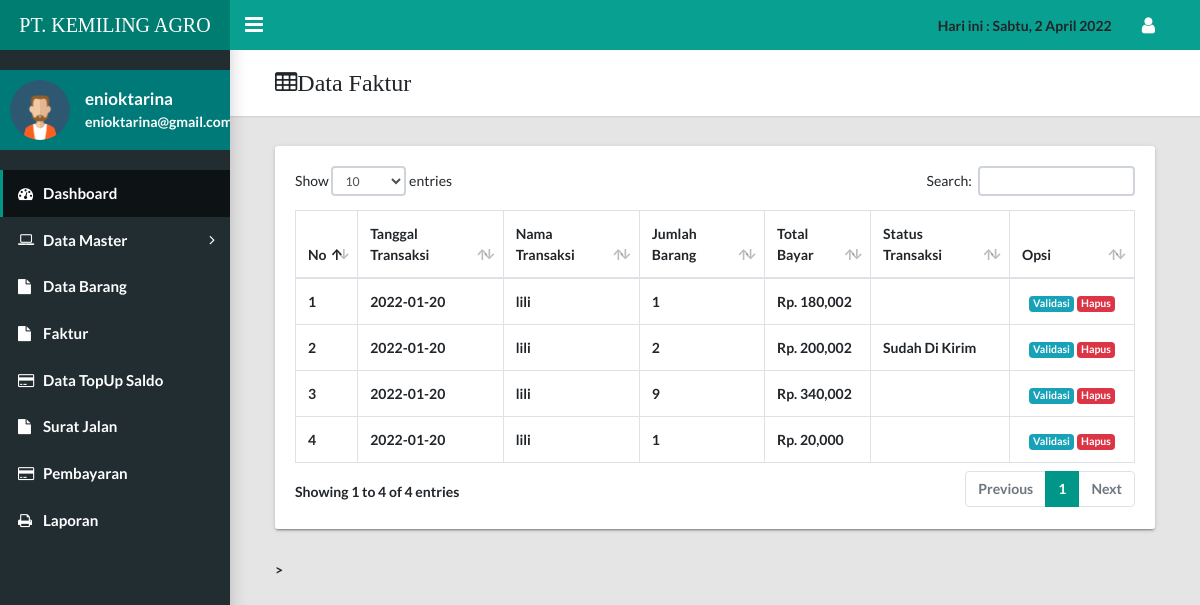
The page /admin/faktur/index.php (signed in) on the database as committed earlier.
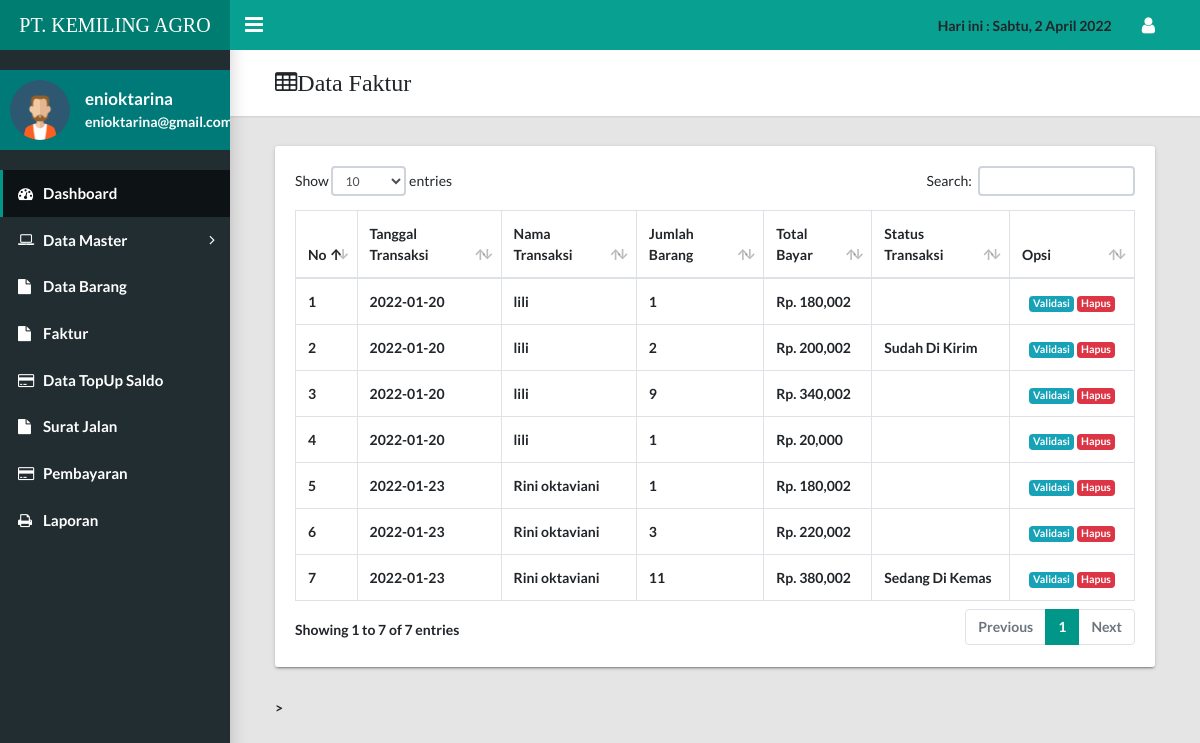
The same page on the database as committed later.
### tables this page shows
CREATE TABLE `user` (
  `id_user` int(11) NOT NULL,
  `nama` varchar(100) NOT NULL,
  `no_pegawai` varchar(250) NOT NULL,
  `username` varchar(100) NOT NULL,
  `email` varchar(250) NOT NULL,
  `password` varchar(250) NOT NULL,
  `no_hp` varchar(20) NOT NULL,
  `alamat` text NOT NULL,
  `level` enum('Admin','Sales','Gudang','Customer','Kepala Cabang') NOT NULL,
  `status` enum('Aktif','Tidak Aktif') NOT NULL
);

CREATE TABLE `transaksi` (
  `id_transaksi` int(11) NOT NULL,
  `id_kustomer` int(11) NOT NULL,
  `total_barang` int(11) NOT NULL,
  `total_bayar` varchar(30) NOT NULL,
  `tgl_transaksi` date NOT NULL,
  `status_transaksi` text NOT NULL
);

CREATE TABLE `data_kustomer` (
  `id_kustomer` int(11) NOT NULL,
  `nama_lengkap` varchar(100) NOT NULL,
  `no_hp` varchar(20) NOT NULL,
  `alamat` text NOT NULL,
  `email` varchar(250) NOT NULL,
  `username` varchar(250) NOT NULL,
  `password` varchar(250) NOT NULL,
  `saldo` int(11) NOT NULL,
  `no_rekening` varchar(50) NOT NULL,
  `bank_rekening` varchar(50) NOT NULL
);

### admin/faktur/index.php (the view, shortened to what this page needs)
<?php
include "../../koneksi.php";
$username = $_SESSION['username'];
$sql = mysqli_query($koneksi,"SELECT * FROM user where username = '$username'") or die (mysqli_error($con));
$data = mysqli_fetch_array($sql);
?>
<!DOCTYPE html>
<html lang="en">
  <head>
    <link rel="stylesheet" type="text/css" href="../../style/css/main.css">
    <link rel="stylesheet" type="text/css" href="https://maxcdn.bootstrapcdn.com/font-awesome/4.7.0/css/font-awesome.min.css">
  </head>
  <body class="app sidebar-mini">
    <header class="app-header"><a class="app-header__logo" href="index.html">PT. KEMILING AGRO</a>
      <a class="app-sidebar__toggle" href="#" data-toggle="sidebar" aria-label="Hide Sidebar"></a>
      <ul class="app-nav">
      <li class="app-search">
      <b>Hari ini :
                        <?php
                            function tanggal($format,$nilai="now"){
                                $en=array("Sun","Mon","Tue","Wed","Thu","Fri","Sat","Jan","Feb",
                                "Mar","Apr","May","Jun","Jul","Aug","Sep","Oct","Nov","Dec");
                                $id=array("Minggu","Senin","Selasa","Rabu","Kamis","Jumat","Sabtu",
                                "Jan","Feb","Maret","April","Mei","Juni","Juli","Agustus","September",
                                "Oktober","November","Desember");
                                return str_replace($en,$id,date($format,strtotime($nilai)));
                            }
                            echo tanggal("D, j M Y");
                        ?>
                    <li class="dropdown"><a class="app-nav__item" href="#" data-toggle="dropdown" aria-label="Open Profile Menu"><i class="fa fa-user fa-lg"></i></a>
        </li>
      </ul>
    </header>
        <aside class="app-sidebar">
          <div class="app-sidebar__user"><img class="app-sidebar__user-avatar" src="../admin.png" width="60px" alt="User Image">
            <div>
              <p class="app-sidebar__user-name"><?php echo $data['nama']; ?></p>
              <p class="app-sidebar__user-designation"><?php echo $data['email']; ?></p>
            </div>
          </div>
                    <?php require_once '../navbar.php'; ?>
    <main class="app-content">
      <div class="app-title">
      <div class="col-md-12">
            <h1 class="fa fa-table">Data Faktur</h1>
    </div>
</div>
<div class="col-md-12">
              <div class="tile">
                <div class="panel-body">
                <div class="tile-body">
              <div class="table-responsive">
                <table class="table table-hover table-bordered" id="sampleTable">
                            <thead>
                              <tr>
                                    <th>No</th>
                                    <th>Tanggal Transaksi</th>
                                    <th>Nama Transaksi</th>
                                    <th>Jumlah Barang</th>
                                    <th>Total Bayar</th>
                                    <th>Status Transaksi</th>
                                    <th>Opsi</th>
                                </tr>
                            </thead>
                            <tbody>
                            <?php
                            $no = 1;
                            $sql1 = mysqli_query($koneksi, "SELECT * FROM transaksi inner join data_kustomer on transaksi.id_kustomer = data_kustomer.id_kustomer") or die ($koneksi->error);
                            while( $datauser = mysqli_fetch_array($sql1)) { ?>
                                <tr>
                                    <td><?php echo $no++; ?></td>
                                    <td><?php echo $datauser['tgl_transaksi']; ?></td>
                                    <td><?php echo $datauser['nama_lengkap']; ?></td>
                                    <td><?php echo $datauser['total_barang']; ?></td>
                                    <td><?php echo 'Rp. '.number_format($datauser['total_bayar']); ?></td>
                                    <td><?php echo $datauser['status_transaksi']; ?></td>
                                    <td align="center" width="100px">
                                    <a href="edit.php?id_transaksi=<?= $datauser['id_transaksi'] ?>" class="badge badge-info">Validasi</a>
                                    <a onclick="return confirm('Yakin akan menghapus data?');" href="hapus.php?id_transaksi=<?= $datauser['id_transaksi'] ?>" class="badge badge-danger">Hapus</a>
                                    </td>
                                </tr>
                            <?php
                            } ?>
                            </tbody>
                        </table>
                    </div>
                </div>
            </div>
        </div>>
    </main>
  </body>
</html>

### admin/navbar.php (shortened to what this page needs)
<?php
$base_url = "http://localhost/distribusi/admin" ?>
      <ul class="app-menu">
        <li><a class="app-menu__item active"  href="<?= $base_url ?>"><i class="app-menu__icon fa fa-dashboard"></i><span class="app-menu__label">Dashboard</span></a></li>
        <li class="treeview"><a class="app-menu__item" href="" data-toggle="treeview"><i class="app-menu__icon fa fa-laptop"></i><span class="app-menu__label">Data Master</span><i class="treeview-indicator fa fa-angle-right"></i></a>
        </li>
        <li><a class="app-menu__item" href="<?= $base_url ?>/databarang/index.php"><i class="app-menu__icon fa fa-file"></i><span class="app-menu__label">Data Barang</span></a></li>
        <li><a class="app-menu__item" href="<?= $base_url ?>/faktur/index.php"><i class="app-menu__icon fa fa-file"></i><span class="app-menu__label">Faktur</span></a></li>
        <li><a class="app-menu__item" href="<?= $base_url ?>/datatopup/index.php"><i class="app-menu__icon fa fa-credit-card"></i><span class="app-menu__label">Data TopUp Saldo</span></a></li>
        <li><a class="app-menu__item" href="<?= $base_url ?>/suratjalan/index.php"><i class="app-menu__icon fa fa-file"></i><span class="app-menu__label">Surat Jalan</span></a></li>
        <li><a class="app-menu__item" href="<?= $base_url ?>/pembayaran/index.php"><i class="app-menu__icon fa fa-credit-card"></i><span class="app-menu__label">Pembayaran</span></a></li>
        <li><a class="app-menu__item" href="<?= $base_url ?>/laporan/index.php"><i class="app-menu__icon fa fa-print"></i><span class="app-menu__label">Laporan</span></a></li>
        </ul>
    </aside>

Rows that differ between the two databases and show on the page:
added transaksi: tgl_transaksi "2022-01-23", id_kustomer.nama_lengkap "Rini oktaviani", total_barang "1", total_bayar "180,002"
added transaksi: tgl_transaksi "2022-01-23", id_kustomer.nama_lengkap "Rini oktaviani", total_barang "3", total_bayar "220,002"
added transaksi: tgl_transaksi "2022-01-23", id_kustomer.nama_lengkap "Rini oktaviani", total_barang "11", total_bayar "380,002", status_transaksi "Sedang Di Kemas"
Other text that changed with them:
text written by a page script: "Show entries Search: Showing 1 to 4 of 4 entries Previous 1 Next" → "Show entries Search: Showing 1 to 7 of 7 entries Previous 1 Next"
